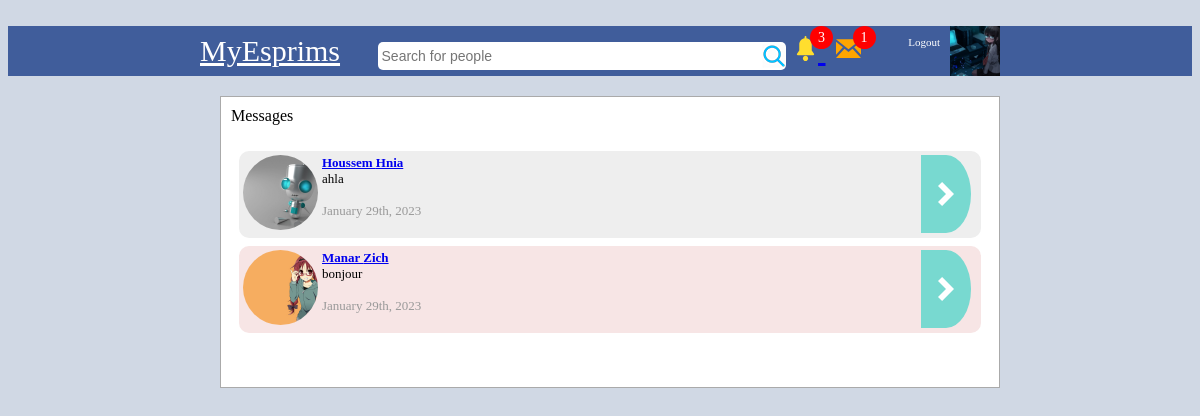
/messages.php (signed in), run on the app's committed database.
### tables this page shows
CREATE TABLE `users` (
  `id` bigint(20) NOT NULL,
  `userid` bigint(20) NOT NULL,
  `owner` bigint(20) NOT NULL,
  `first_name` varchar(20) NOT NULL,
  `last_name` varchar(20) NOT NULL,
  `gender` varchar(6) NOT NULL,
  `type` varchar(10) NOT NULL,
  `profile_image` varchar(500) NOT NULL,
  `cover_image` varchar(500) NOT NULL,
  `date` datetime NOT NULL,
  `online` int(11) NOT NULL,
  `email` varchar(100) NOT NULL,
  `password` varchar(64) NOT NULL,
  `url_address` varchar(100) NOT NULL,
  `likes` int(11) NOT NULL,
  `about` text NOT NULL,
  `tag_name` varchar(20) NOT NULL,
  `group_type` varchar(8) NOT NULL
);

CREATE TABLE `messages` (
  `id` bigint(20) NOT NULL,
  `msgid` varchar(60) NOT NULL,
  `sender` bigint(20) NOT NULL,
  `receiver` bigint(20) NOT NULL,
  `message` text DEFAULT NULL,
  `file` varchar(500) DEFAULT NULL,
  `received` tinyint(1) NOT NULL DEFAULT 0,
  `seen` tinyint(1) NOT NULL DEFAULT 0,
  `deleted_sender` tinyint(1) NOT NULL DEFAULT 0,
  `deleted_receiver` tinyint(1) NOT NULL DEFAULT 0,
  `date` datetime NOT NULL DEFAULT current_timestamp(),
  `tags` varchar(2048) NOT NULL
);

### classes/connect.php (called while the page is built, shortened)
<?php
class Database
{
	private $host = "localhost";
	private $username = "root";
	private $password = "";
	private $db = "myesprims_db";
	function connect()
	{
		$connection = mysqli_connect($this->host,$this->username,$this->password,$this->db);
		return $connection;
	}
	function read($query)
	{
		$conn = $this->connect();
		$result = mysqli_query($conn,$query);
		if(!$result)
		{
			return false;
		}
		else
		{
			$data = false;
			while($row = mysqli_fetch_assoc($result))
			{
				$data[] = $row;
			}
			return $data;
		}
	}
}

### classes/login.php (called while the page is built, shortened)
<?php
class Login
{
	public function check_login($id,$redirect = true)
	{
		if(is_numeric($id))
		{
			$query = "select * from users where userid = '$id' limit 1 ";
			$DB = new Database();
			$result = $DB->read($query);
			if($result)
			{
				$user_data = $result[0];
				return $user_data;
			}
		}
	}
}

### classes/image.php (called while the page is built, shortened)
<?php
class Image
{
	public function get_thumb_profile($filename)
	{
		$thumbnail = $filename . "_profile_thumb.jpg";
		if(file_exists($thumbnail))
		{
			return $thumbnail;
		}
	}
}

### classes/messages.php (called while the page is built, shortened)
<?php
Class Messages
{
	public function read_threads(){
		$DB = new Database();
 		$me = esc($_SESSION['myesprims_userid']);
 		$query = "select t1.* from messages t1 join (select id,msgid,max(date) mydate from messages where ((sender = '$me' && deleted_sender = 0) || (receiver = '$me' && deleted_receiver = 0)) group by msgid) t2 on t1.msgid = t2.msgid and t2.mydate = t1.date group by msgid";
 		$data = $DB->read($query);
 		if(is_array($data)){
 			sort($data);
 		}
 		return $data;
	}
}

### classes/user.php (called while the page is built, shortened)
<?php
class User
{
	public function get_user($id)
	{
		$query = "select * from users where userid = '$id' limit 1";
		$DB = new Database();
		$result = $DB->read($query);
		if($result)
		{
			return $result[0];
		}else
		{
			return false;
		}
	}
}

### classes/time.php (called while the page is built, shortened)
<?php
Class Time {
	function get_time($pasttime , $today = 0, $differenceFormat = '%y' ){
		$today = date("Y-m-d H:i:s");
	    $datetime1 = date_create($pasttime);
	    $datetime2 = date_create($today);
	    $interval = date_diff($datetime1, $datetime2);
 	    $answerY = $interval->format($differenceFormat);
		$differenceFormat = '%m';
	    $answerM = $interval->format($differenceFormat);
 		$differenceFormat = '%d';
	    $answer = $interval->format($differenceFormat);
		$differenceFormat = '%h';
		$answer2 = $interval->format($differenceFormat);
			if ($answerY >= 1) {
				$answerY = date(" F jS, Y ",strtotime($pasttime));
				return $answerY;
			}else if ($answerM >= 1) {
				$answerM = date(" F jS, Y ",strtotime($pasttime));
				return $answerM;
			}else if ($answer > 2) {
				$answer = date(" F jS, Y ",strtotime($pasttime));
				return $answer;
			}else if ($answer == 2) {
				return $answer . " d, " . $answer2 . " hr ago";
 			}else if ($answer == 1) {
				return "1 d, " . date("h:i:s a", strtotime($pasttime));
			}
	}
}

### thread.php (the view, shortened to what this page needs)
<?php
	$color = "#eee";
	if(check_seen_thread($MESSAGE['msgid']) > 0){
		$color = "#f7e5e5";
	}
?>
	<div id="message_thread" style="background-color: <?=$color?>;position: relative;">
		<div>
			<?php
				$image = "images/user_male.jpg";
				if($ROW_USER['gender'] == "Female")
				{
					$image = "images/user_female.jpg";
				}
				if(file_exists($ROW_USER['profile_image']))
				{
					$image = $image_class->get_thumb_profile($ROW_USER['profile_image']);
				}
			?>
			<img src="<?php echo ROOT . $image ?>" style="width: 75px;margin-right: 4px;border-radius: 50%;">
		</div>
		<div style="width: 100%;">
			<div style="font-weight: bold;color: #405d9b;width: 100%;">
				<?php
					echo "<a href='".ROOT."profile/$MESSAGE[msgid]'>";
					echo htmlspecialchars($ROW_USER['first_name']) . " " . htmlspecialchars($ROW_USER['last_name']);
					echo "</a>";
				?>
			</div>
			<?php echo check_tags($MESSAGE['message']) ?>
		<br/><br/>
		<span style="color: #999;">
		<?php
		$time = new Time();
          echo $time->get_time($MESSAGE['date'])
			 ?>
		</span>
		</div>
		<a href="<?=ROOT?>messages/read/<?=$myid?>">
			<div style="cursor:pointer;border-top-right-radius:50%;border-bottom-right-radius:50%;background-color: #78d9d0;height:90%;width:50px;position:absolute;right:10px;top:4px;">
				<svg fill="white" style="position: absolute;left:50%;top:50%;transform: translate(-50%,-50%)" width="24" height="24" viewBox="0 0 24 24"><path d="M8.122 24l-4.122-4 8-8-8-8 4.122-4 11.878 12z"/></svg>
			</div>
		</a>
	</div>

### messages.php (shortened to what this page needs)
<?php
	include("classes/autoload.php");
	$ERROR = "";
	$login = new Login();
	$user_data = $login->check_login($_SESSION['myesprims_userid']);
 	$USER = $user_data;
	$msg_class = new Messages();
?>
<!DOCTYPE html>
	<html>
	<head>
	</head>
	<body style="font-family: tahoma; background-color: #d0d8e4;">
		<br>
		<?php include("header.php"); ?>
		<div style="width: 800px;margin:auto;min-height: 400px;">
			<div style="display: flex;">
 				<div style="min-height: 400px;flex:2.5;padding: 20px;padding-right: 0px;">
 					<div style="border:solid thin #aaa; padding: 10px;background-color: white;">
  						<form method="post" enctype="multipart/form-data">
  								<?php
 									if($ERROR != ""){
								 		echo $ERROR;
								 	}else{
								 		if(isset($URL[1]) && $URL[1] == "read"){
 								 			echo "Chatting with:<br><br>";
	  										if(isset($URL[2]) && is_numeric($URL[2])){
 								 				$data = $msg_class->read($URL[2]);
	  											$user = new User();
		 										$FRIEND_ROW = $user->get_user($URL[2]);
		 										include "user.php";
		 										echo "<a href='".ROOT."messages'>";
		 										echo '<input id="post_button" type="button" style="width:auto;cursor:pointer;margin:4px;" value="All Messages">';
		 										echo "</a>";
		 										if(is_array($data)){
			 										echo "<a href='".ROOT."delete/thread/". $data[0]['msgid'] ."'>";
			 										echo '<input id="post_button" type="button" style="width:auto;cursor:pointer;background-color:#b76d40;margin:4px;" value="Delete Thread">';
			 										echo "</a>";
			 									}
		 										echo '
 		 										<div>';
 		 											$user = new User();
 		 											if(is_array($data)){
	 		 											foreach ($data as $MESSAGE) {
			 												$ROW_USER = $user->get_user($MESSAGE['sender']);
			 												if(i_own_content($MESSAGE)){
	 		 													include "message_right.php";
	 		 												}else{
	  		 													include "message_left.php";
			 												}
	 		 											}
 		 											}
		 										echo '
		 										</div>';
		 										echo '
		 										<div style="border:solid thin #aaa; padding: 10px;background-color: white;">
 								 						<textarea name="message" placeholder="Write your message here"></textarea>
								 						<input type="file" name="file" >
								 						<input id="post_button" type="submit" value="Send">
								 						<br>
							 					</div>
							 					';
	  										}else{
	  											echo "That user could not be found<br><br>";
	  										}
								 		}else{
	  										echo "Messages<br><br>";
		  									$data = $msg_class->read_threads();
		  									$user = new User();
		  									$me = esc($_SESSION['myesprims_userid']);
		  									if(is_array($data)){
			  									foreach ($data as $MESSAGE) {
			  										$myid = ($MESSAGE['sender'] == $me) ? $MESSAGE['receiver'] : $MESSAGE['sender'];
			 										$ROW_USER = $user->get_user($myid);
			  										include("thread.php");
			  									}
		  									}else{
		  										echo "You have no messages!";
		  									}
		  									echo "<br style='clear:both;'>";
								 		}
 									}
 								?>
	 						<br>
 						</form>
 					</div>
 				</div>
			</div>
		</div>
	</body>
</html>

### header.php
<?php
	$corner_image = "images/user_male.jpg";
	if(isset($USER)){
		if(file_exists($USER['profile_image']))
		{
			$image_class = new Image();
			$corner_image = $image_class->get_thumb_profile($USER['profile_image']);
		}else{
			if($USER['gender'] == "Female"){
				$corner_image = "images/user_female.jpg";
			}
		}
	}
?>
<div id="blue_bar">
	<form method="get" action="<?=ROOT?>search">
		<div style="width: 800px;margin:auto;font-size: 30px;">
			<a href="<?=ROOT?>home" style="color: white;">MyEsprims</a>
			&nbsp &nbsp <input type="text" id="search_box" name="find" placeholder="Search for people" />
			<?php if(isset($USER)): ?>
				<a href="<?=ROOT?>profile">
				<img src="<?php echo ROOT . $corner_image ?>" style="width: 50px;float: right;">
				</a>
				<a href="<?=ROOT?>logout">
				<span style="font-size:11px;float: right;margin:10px;color:white;">Logout</span>
				</a>
				<a href="<?=ROOT?>notifications">
				<span style="display: inline-block;position: relative;">
					<img src="<?=ROOT?>notif.svg" style="width:25px;float:right;margin-top: 10px">
					<?php
						$notif = check_notifications();
					?>
					<?php if($notif > 0): ?>
						<div style="background-color: red;color: white;position: absolute;right:-15px;
						width:15px;height: 15px;border-radius: 50%;padding: 4px;text-align:center;font-size: 14px;"><?= $notif ?></div>
					<?php endif; ?>
				</span>
				</a>
				<a href="<?=ROOT?>messages">
				<span style="display: inline-block;position: relative;margin-left: 10px;">
 					<svg fill="orange" style="float:right;margin-top: 10px" width="25" height="25" viewBox="0 0 24 24"><path d="M12 12.713l-11.985-9.713h23.971l-11.986 9.713zm-5.425-1.822l-6.575-5.329v12.501l6.575-7.172zm10.85 0l6.575 7.172v-12.501l-6.575 5.329zm-1.557 1.261l-3.868 3.135-3.868-3.135-8.11 8.848h23.956l-8.11-8.848z"/></svg>
					<?php
						$notif = check_messages();
					?>
					<?php if($notif > 0): ?>
						<div style="background-color: red;color: white;position: absolute;right:-15px;
						width:15px;height: 15px;border-radius: 50%;padding: 4px;text-align:center;font-size: 14px;"><?= $notif ?></div>
					<?php endif; ?>
				</span>
				</a>
			<?php else: ?>
				<a href="<?=ROOT?>login">
				<span style="font-size:13px;float: right;margin:10px;color:white;">Login</span>
				</a>
			<?php endif; ?>
		</div>
	</form>
</div>

### classes/functions.php (shortened to what this page needs)
<?php
function esc($value)
{
	return addslashes($value);
}
function check_notifications()
{
	$number = 0;
	$userid = $_SESSION['myesprims_userid'];
	$DB = new Database();
	$follow = array();
	$sql = "select * from content_i_follow where disabled = 0 && userid = '$userid' limit 100";
	$i_follow = $DB->read($sql);
	if(count($follow) > 0){
		$str = "'" . implode("','", $follow) . "'";
		$query = "select * from notifications where (userid != '$userid' && content_owner = '$userid') || (contentid in ($str)) order by id desc limit 30";
	}else{
		$query = "select * from notifications where userid != '$userid' && content_owner = '$userid' order by id desc limit 30";
	}
 	$data = $DB->read($query);
 	if(is_array($data)){
 		foreach ($data as $row) {
	 		$query = "select * from notification_seen where userid = '$userid' && notification_id = '$row[id]' limit 1";
			$check = $DB->read($query);
			if(!is_array($check)){
				$number++;
			}
		}
	}
	return $number;
}
function check_tags($text)
{
	$str = "";
	$words = explode(" ", $text);
	if(is_array($words) && count($words)>0)
	{
		$DB = new Database();
		foreach ($words as $word) {
			if(preg_match("/@[a-zA-Z_0-9\Q,.\E]+/", $word)){
				$word = trim($word,'@');
				$word = trim($word,',');
				$tag_name = esc(trim($word,'.'));
				$query = "select * from users where tag_name = '$tag_name' limit 1";
				$user_row = $DB->read($query);
				if(is_array($user_row)){
					$user_row = $user_row[0];
					$str .= "<a href='".ROOT."profile/$user_row[userid]'>@" . $word . "</a> ";
				}else{
					$str .= htmlspecialchars($word) . " ";
				}
			}else{
				$str .= htmlspecialchars($word) . " ";
			}
		}
	}
	if($str != ""){
		return $str;
	}
	return htmlspecialchars($text);
}
function check_messages(){
	$DB = new Database();
	$me = esc($_SESSION['myesprims_userid']);
	$query = "select * from messages where (receiver = '$me' && deleted_receiver = 0 && seen = 0) limit 100";
	$data = $DB->read($query);
	if(is_array($data)){
		return count($data);
	}
	return 0;
}
function check_seen_thread($msgid){
	$DB = new Database();
	$me = esc($_SESSION['myesprims_userid']);
	$query = "select * from messages where (receiver = '$me' && deleted_receiver = 0 && seen = 0 && msgid = '$msgid') limit 100";
	$data = $DB->read($query);
	if(is_array($data)){
		return count($data);
	}
	return 0;
}

### messages.php (style rules this page uses)
#blue_bar { height: 50px; background-color: #405d9b; color: #d9dfeb; }
#search_box { width: 400px; height: 20px; border-radius: 5px; border:none; padding: 4px; font-size: 14px; background-image: url(search.png); background-repeat: no-repeat; background-position: right; }
#message_thread { padding: 4px; font-size: 13px; display: flex; margin: 8px; border-radius: 10px; }

### data on the page
users: profile_image (picture)
messages: users.profile_image (picture), users.first_name "Houssem", users.last_name "Hnia", message "ahla", date "January 29th, 2023"
messages: users.profile_image (picture), users.first_name "Manar", users.last_name "Zich", message "bonjour", date "January 29th, 2023"

### other printed values
$notif "3"
$notif "1"
